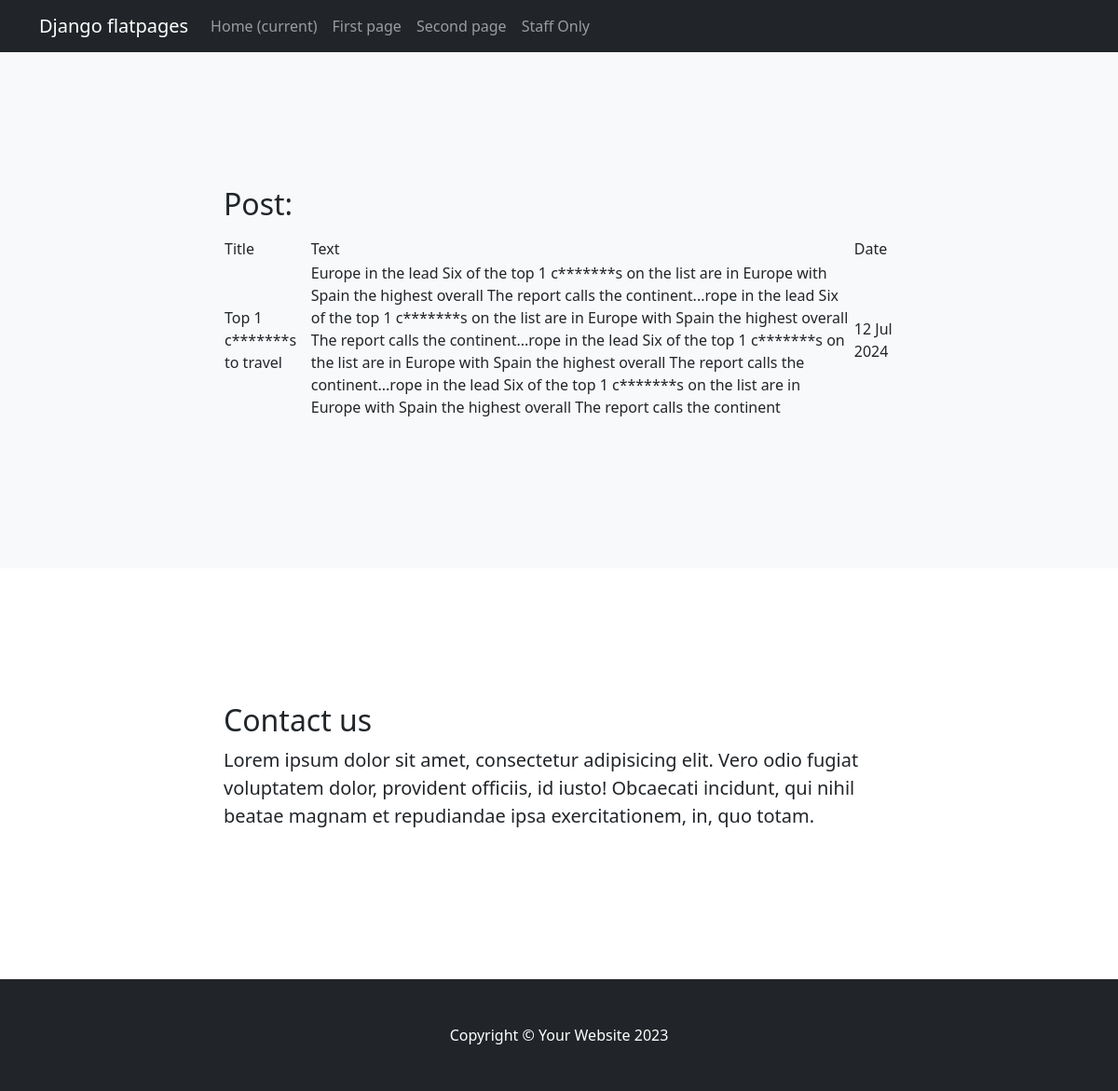
The page /news/1/ on the database its author committed.
### my_app/models.py (models this page shows, shortened)
class Post(models.Model):
    time_in = models.DateTimeField(auto_now_add=True)
    time_out = models.DateTimeField(auto_now=True)
    title = models.CharField(max_length=250)
    text_article = models.TextField()
    rating_post = models.IntegerField(default=0)
    ARTICLE = "AR"
    NEWS = "NW"
    POSITION = [
        (ARTICLE, "article"),
        (NEWS, "news")
    ]
    topic_choice = models.CharField(max_length=2, choices=POSITION, default=NEWS)
    post_to_author = models.ForeignKey("Author", on_delete=models.CASCADE)
    post_to_category = models.ManyToManyField("Category", through="PostCategory")

### my_app/views.py (the view)
# urls.py: path('<int:pk>/', OnePost.as_view())
class OnePost(DetailView):
    model = Post
    template_name = 'One_Post.html'
    context_object_name = 'onePost'

### my_app/templatetags/custom_filters.py (called while the page is built)
@register.filter()
def censor(value):
    text = value.split(' ')
    bad_words = ['first', 'second', 'idiot', 'idiots', 'country', 'countries']
    result = ""
    for word in text:
        if word[-1].isalpha():
            if word.lower() in bad_words:
                new_word = word[0] + '*' * (len(word) - 2) + word[-1]
                word = new_word
        else:
            sec_word = word[-1]
            word = word[0: -1]
            if word.lower() in bad_words:
                new_word = word[0] + '*' * (len(word) - 2) + word[-1]
                word = new_word + sec_word
        result = result + ' ' + word
    return result

### templates/One_Post.html
{% extends 'flatpages/default.html' %}
{%  load custom_filters %}
{% block title %}
Post:
{% endblock title %}
{% block content %}
{% if onePost %}
        <table>
            <tr>
                <td> Title </td>
                <td> Text </td>
                <td> Date </td>
            </tr>
            <tr>
                <td> {{ onePost.title|censor }} </td>
                <td> {{ onePost.text_article|censor }} </td>
                <td> {{ onePost.time_in|date:'d M Y' }} </td>
            </tr>
        </table>
{% else %}
Post does not exist
{% endif %}
{% endblock content %}

### rows shown on the page
Post: title|censor "Top 1 c*******s to travel", text_article|censor "Europe in the lead Six of the top 1 c*******s on the list are in Europe with Spain the highest overall The report calls the continent...rope in the lead Six of the top 1 c*******s on the list are in Europe with Spain the highest overall The report calls the continent...rope in the lead Six of the top 1 c*******s on the list are in Europe with Spain the highest overall The report calls the continent...rope in the lead Six of the top 1 c*******s on the list are in Europe with Spain the highest overall The report calls the continent", time_in "12 Jul 2024"
